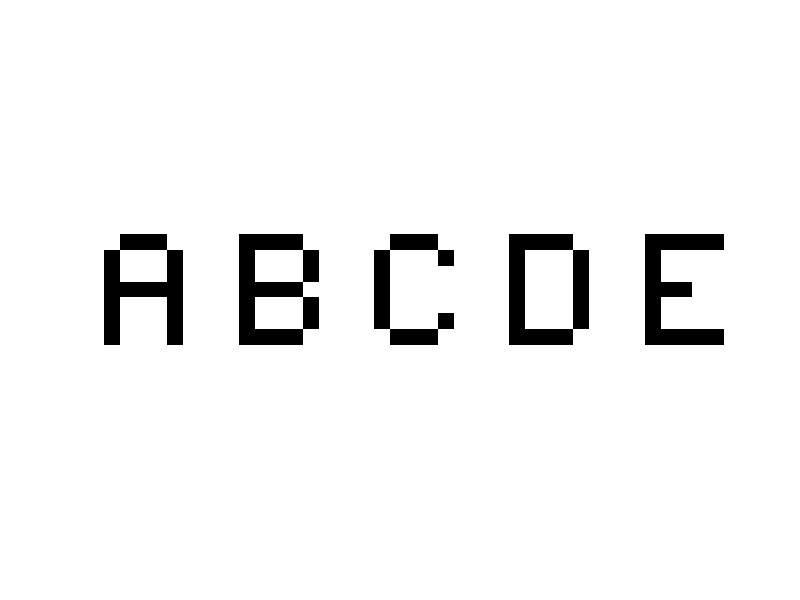

Source code (MATLAB):
% litera A
litA = [ 1 0 0 0 1 ; ...
         0 1 1 1 0 ; ...
         0 1 1 1 0 ; ...
         0 0 0 0 0 ; ...
         0 1 1 1 0 ; ...
         0 1 1 1 0 ; ...
         0 1 1 1 0 ];
  
% litA = [ 1 0 0 0 1 ; 0 1 1 1 0 ; 0 1 1 1 0 ; 0 1 1 1 0 ; 0 0 0 0 0 ; 0 1 1 1 0 ; 0 1 1 1 0 ];

% litera B
litB = [ 0 0 0 0 1 ; ...
         0 1 1 1 0 ; ...
         0 1 1 1 0 ; ...
         0 0 0 0 1 ; ...
         0 1 1 1 0 ; ...
         0 1 1 1 0 ; ...
         0 0 0 0 1 ];
  
% litB = [ 0 0 0 0 1 ; 0 1 1 1 0 ; 0 1 1 1 0 ; 0 0 0 0 1 ; 0 1 1 1 0 ; 0 1 1 1 0 ; 0 0 0 0 1 ];

% litera C
litC = [ 1 0 0 0 1 ; ...
         0 1 1 1 0 ; ...
         0 1 1 1 1 ; ...
         0 1 1 1 1 ; ...
         0 1 1 1 1 ; ...
         0 1 1 1 0 ; ...
         1 0 0 0 1 ];
     
% litC = [ 1 0 0 0 1 ; 0 1 1 1 0 ; 0 1 1 1 1 ; 0 1 1 1 1 ; 0 1 1 1 1 ; 0 1 1 1 0 ; 1 0 0 0 1 ];

% litera D
litD = [ 0 0 0 0 1 ; ...
         0 1 1 1 0 ; ...
         0 1 1 1 0 ; ...
         0 1 1 1 0 ; ...
         0 1 1 1 0 ; ...
         0 1 1 1 0 ; ...
         0 0 0 0 1 ];

% litD = [ 0 0 0 0 1 ; 0 1 1 1 0 ; 0 1 1 1 0 ; 0 1 1 1 0 ; 0 1 1 1 0 ; 0 1 1 1 0 ; 0 0 0 0 1 ];
     
% litera E
litE = [ 0 0 0 0 0 ; ...
         0 1 1 1 1 ; ...
         0 1 1 1 1 ; ...
         0 0 0 1 1 ; ...
         0 1 1 1 1 ; ...
         0 1 1 1 1 ; ...
         0 0 0 0 0 ];
     
% litE = [ 0 0 0 0 0 ; 0 1 1 1 1 ; 0 1 1 1 1 ; 0 0 0 1 1 ; 0 1 1 1 1 ; 0 1 1 1 1 ; 0 0 0 0 0 ];
  
figure, hold on;
subplot(1,5,1), imshow(litA);
subplot(1,5,2), imshow(litB);
subplot(1,5,3), imshow(litC);
subplot(1,5,4), imshow(litD);
subplot(1,5,5), imshow(litE);
hold off;